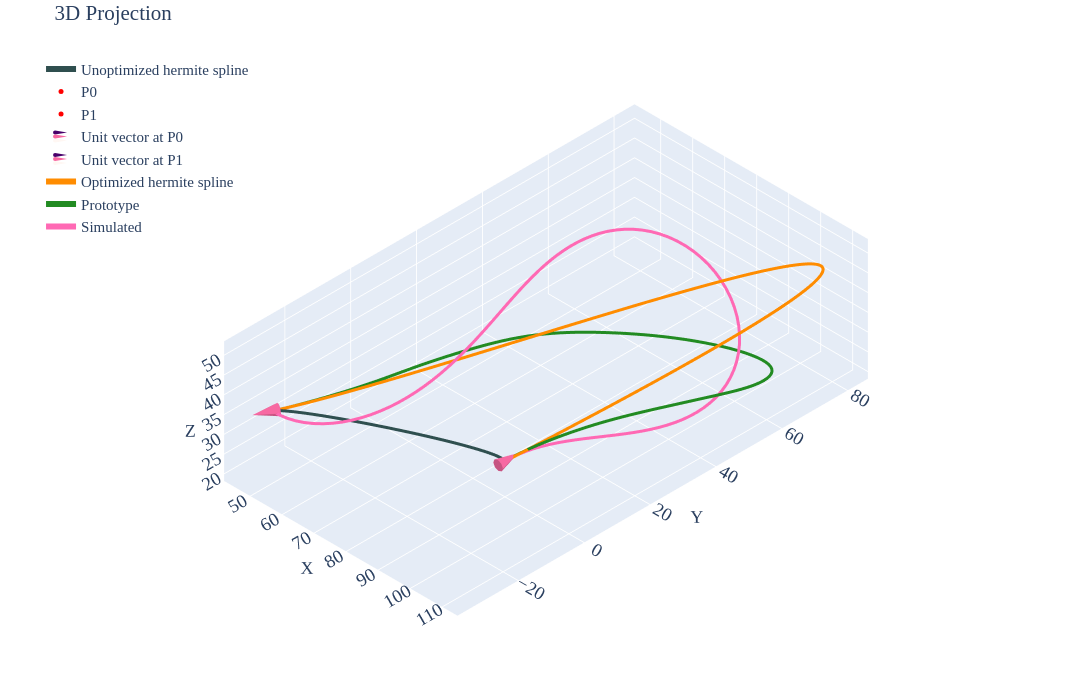

The notebook cell saved with this chart:
### Code cell
df=pd.read_csv('../data/2810/p2-case3.csv')
prt=df.iloc[10:,2:].reset_index(drop=True)
p0=df.iloc[5,2:].values.astype(float)   
p1=df.iloc[6,2:].values.astype(float)   
u0=df.iloc[8,2:].values.astype(float)   
u1=df.iloc[9,2:].values.astype(float)   
m0=df.iloc[2,1]                         
m1=df.iloc[3,1]                         
u0_init=u0*m0
u1_init=u1*m1
spl=utils.hermite(p0,p1,u0_init,u1_init,num_points=51)
spl_tgt=pd.read_csv('../data/2810/rev-opt/p2-case3-opt.csv').values
siml=pd.DataFrame(final_rod_position.T,columns=['X','Y','Z'])
siml.to_csv('data/p2-case3.csv',index=False)
utils.plotter(spl,p0,p1,u0_init,u1_init,tgt=spl_tgt,prt=prt.values,siml=siml.values,cne=6,intr='d',tgt_label='Optimized hermite spline')
